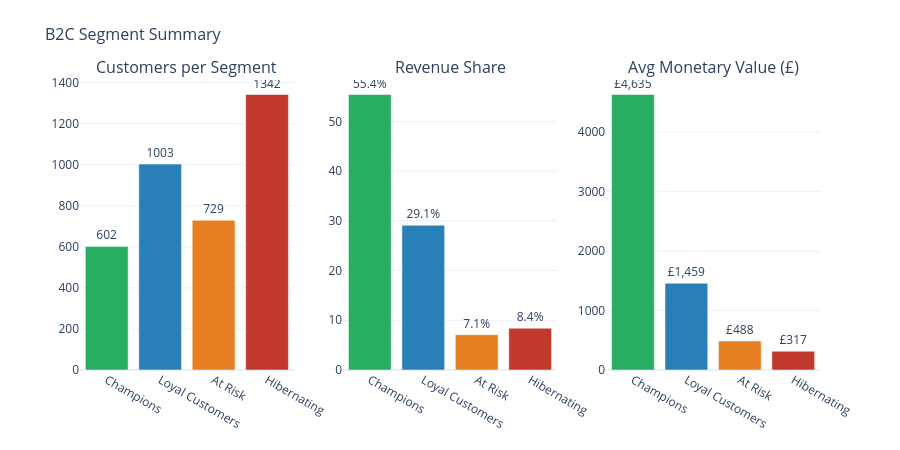

The cell this chart's notebook holds for it:
### Code cell
# ── Bar charts: customer count + revenue share per segment ────────────────────
fig = make_subplots(
    rows=1, cols=3,
    subplot_titles=('Customers per Segment', 'Revenue Share', 'Avg Monetary Value (£)')
)

seg_plot = b2c_profile.sort_values('avg_monetary', ascending=False)
bar_colors = [B2C_COLORS.get(s, '#95a5a6') for s in seg_plot['Segment']]

fig.add_trace(go.Bar(
    x=seg_plot['Segment'], y=seg_plot['n_customers'],
    marker_color=bar_colors, showlegend=False,
    text=seg_plot['n_customers'], textposition='outside'
), row=1, col=1)

fig.add_trace(go.Bar(
    x=seg_plot['Segment'], y=seg_plot['rev_share_pct'],
    marker_color=bar_colors, showlegend=False,
    text=seg_plot['rev_share_pct'], texttemplate='%{text}%', textposition='outside'
), row=1, col=2)

fig.add_trace(go.Bar(
    x=seg_plot['Segment'], y=b2c_profile.set_index('Segment').loc[seg_plot['Segment'], 'avg_monetary'].values,
    marker_color=bar_colors, showlegend=False,
    text=b2c_profile.set_index('Segment').loc[seg_plot['Segment'], 'avg_monetary'].values,
    texttemplate='£%{text:,.0f}', textposition='outside'
), row=1, col=3)

fig.update_layout(
    title=dict(text='B2C Segment Summary', font=dict(size=16)),
    template='plotly_white', height=450, margin=dict(t=80)
)
fig.show()

### Figure 1 — Plotly figure (JSON) as saved in the notebook; plotly's stock layout.template omitted (floating-point values rounded to 4 significant figures)
{"data": [{"marker": {"color": ["#27ae60", "#2980b9", "#e67e22", "#c0392b"]}, "showlegend": false, "text": [602.0, 1003.0, 729.0, 1342.0], "textposition": "outside", "type": "bar", "x": ["Champions", "Loyal Customers", "At Risk", "Hibernating"], "xaxis": "x", "y": [602, 1003, 729, 1342], "yaxis": "y"}, {"marker": {"color": ["#27ae60", "#2980b9", "#e67e22", "#c0392b"]}, "showlegend": false, "text": [55.4, 29.1, 7.1, 8.4], "textposition": "outside", "texttemplate": "%{text}%", "type": "bar", "x": ["Champions", "Loyal Customers", "At Risk", "Hibernating"], "xaxis": "x2", "y": [55.4, 29.1, 7.1, 8.4], "yaxis": "y2"}, {"marker": {"color": ["#27ae60", "#2980b9", "#e67e22", "#c0392b"]}, "showlegend": false, "text": [4635.0, 1459.0, 487.6, 316.7], "textposition": "outside", "texttemplate": "£%{text:,.0f}", "type": "bar", "x": ["Champions", "Loyal Customers", "At Risk", "Hibernating"], "xaxis": "x3", "y": [4635.0, 1459.0, 487.6, 316.7], "yaxis": "y3"}], "layout": {"annotations": [{"font": {"size": 16}, "showarrow": false, "text": "Customers per Segment", "x": 0.1444, "xanchor": "center", "xref": "paper", "y": 1, "yanchor": "bottom", "yref": "paper"}, {"font": {"size": 16}, "showarrow": false, "text": "Revenue Share", "x": 0.5, "xanchor": "center", "xref": "paper", "y": 1, "yanchor": "bottom", "yref": "paper"}, {"font": {"size": 16}, "showarrow": false, "text": "Avg Monetary Value (£)", "x": 0.8556, "xanchor": "center", "xref": "paper", "y": 1, "yanchor": "bottom", "yref": "paper"}], "height": 450, "margin": {"t": 80}, "title": {"font": {"size": 16}, "text": "B2C Segment Summary"}, "xaxis": {"anchor": "y", "domain": [0, 0.2889]}, "xaxis2": {"anchor": "y2", "domain": [0.3556, 0.6444]}, "xaxis3": {"anchor": "y3", "domain": [0.7111, 1]}, "yaxis": {"anchor": "x", "domain": [0, 1]}, "yaxis2": {"anchor": "x2", "domain": [0, 1]}, "yaxis3": {"anchor": "x3", "domain": [0, 1]}}}
